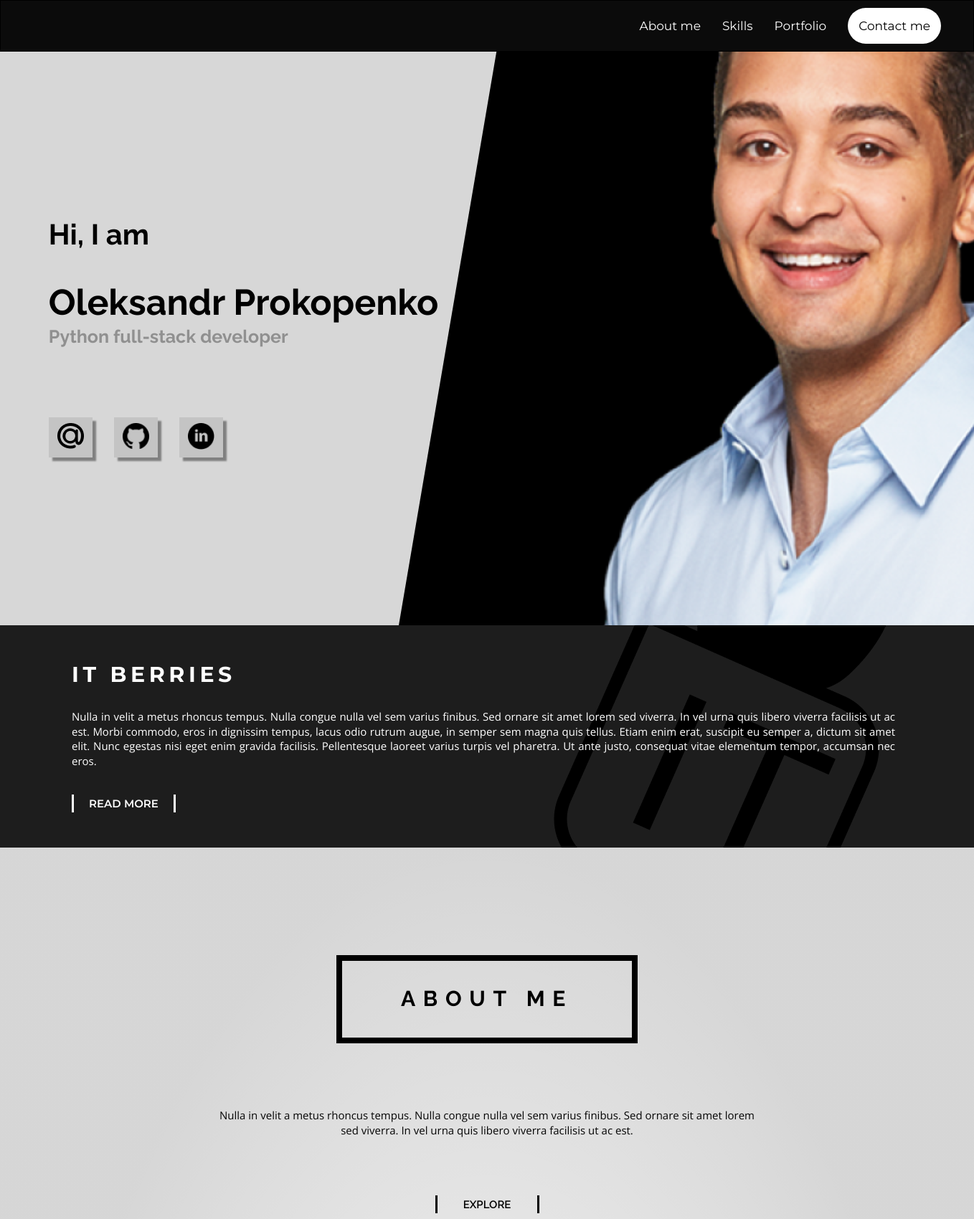
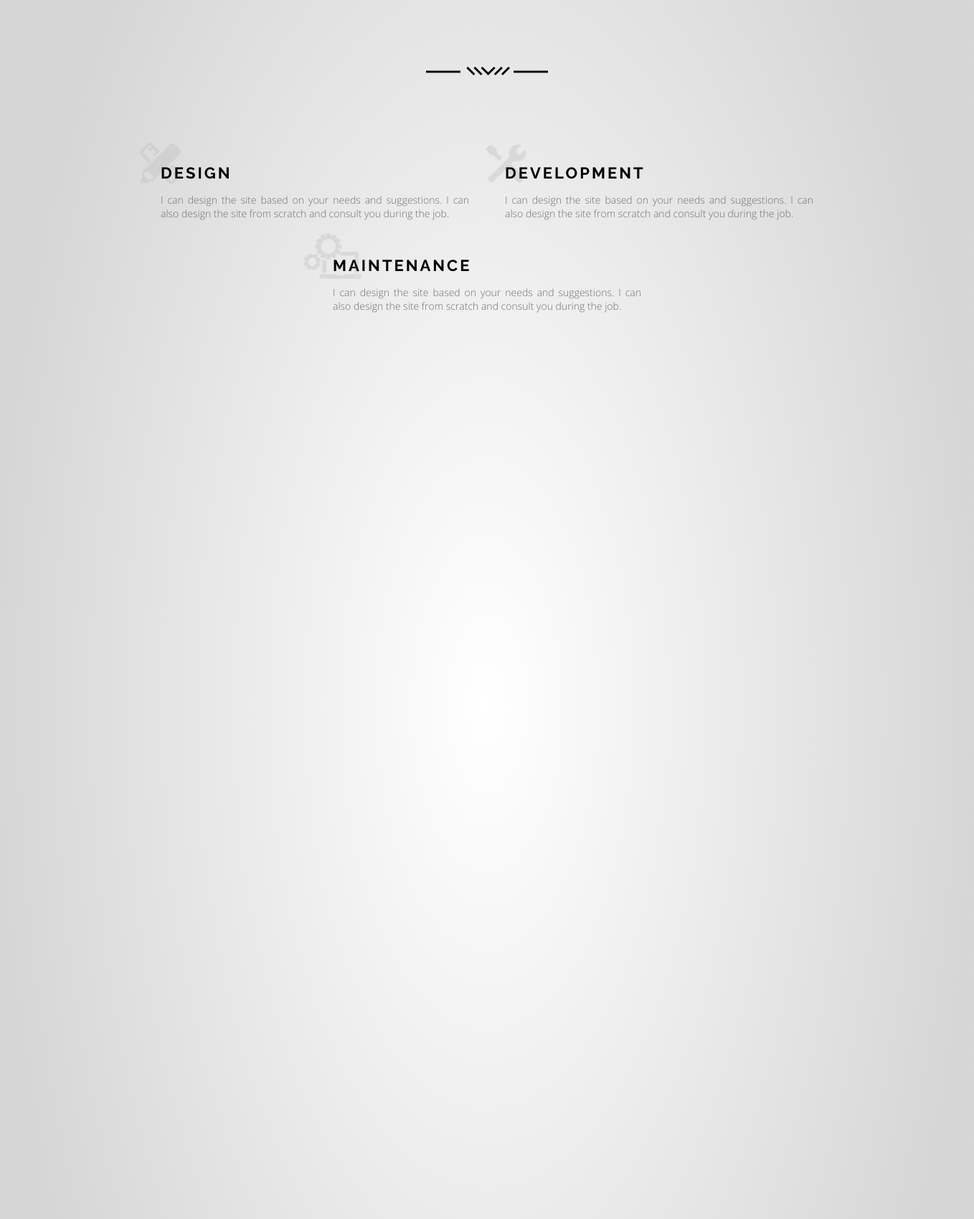
The page / (upper part) on the database its author committed (2 pictures, top to bottom).
### main/models.py (models this page shows, shortened)
class SocialLinks(models.Model):
    title = models.CharField(max_length=200)
    img = models.ImageField(upload_to='img_social_links', blank=True)
    class Meta:
        verbose_name = 'Social Link'
        verbose_name_plural = 'Social links'

class Services(models.Model):
    title = models.CharField(max_length=200)
    description = models.TextField(max_length=300)
    img = models.ImageField(upload_to='img_services', blank=True)
    class Meta:
        verbose_name = 'Service'
        verbose_name_plural = 'Services'

### main/views.py (the view)
# urls.py: path('', views.home, name='home')
def home(request):
    links = SocialLinks.objects.all()
    services = Services.objects.all()
    skills = Skills.objects.all()
    return render(
        request,
        'main/home.html',
        {
            'links': links,
            'services': services,
            'skills': skills
        }
    )

### main/templates/main/home.html (shortened to what this page needs)
{% load static %}
<!DOCTYPE html>
<html lang="en">
<head>
    <link rel="stylesheet" href="{% static 'main/style.css' %}">
</head>
<body>
    <header class="header">
        <div class="header_menu">
            <a href="" class="menu_item">About me</a>
            <a href="" class="menu_item">Skills</a>
            <a href="" class="menu_item">Portfolio</a>
            <a href="" class="menu_item">Contact me</a>
        </div>
    </header>
    <main class="main">
        <div class="main_block">
            <div class="main_block_left">
                <div class="block_left">
                    <div class="title">Hi, I am</div>
                    <div class="description">
                        <div class="name">Oleksandr Prokopenko</div>
                        <div class="sub_title">Python full-stack developer</div>
                    </div>
                    <div class="links">
                        {% for link in links %}
                            <div class="link_box">
                                <a href="#">
                                <img src="{{ link.img.url }}" alt="{{ link.title }}" width="37">
                                </a>
                            </div>
                        {% endfor %}
                    </div>
                </div>
            </div>
            <div class="main_block_right">
                <div class="main_image">
                    <img src="/media/images/img_main.png" alt="main_logo" height="1140" width="1018">
                </div>
            </div>
        </div>
    </main>
    <div class="my_desctiption">
        <div class="my_desctiption_main">
            <div class="my_desctiption_title">IT BERRIES</div>
            <div class="my_desctiption_about">
                Nulla in velit a metus rhoncus tempus.
                Nulla congue nulla vel sem varius finibus.
                Sed ornare sit amet lorem sed viverra. In vel urna quis libero viverra
                facilisis ut ac est. Morbi commodo, eros in dignissim tempus, lacus odio rutrum augue,
                in semper sem magna quis tellus. Etiam enim erat, suscipit eu semper a,
                dictum sit amet elit. Nunc egestas nisi eget enim gravida facilisis.
                Pellentesque laoreet varius turpis vel pharetra. Ut ante justo,
                consequat vitae elementum tempor, accumsan nec eros.
            </div>
            <div class="my_desctiption_button">
                <a href="">READ MORE</a>
            </div>
        </div>
        <div class="my_desctiption_logo">
            <img src="/media/images/img_it.png" alt="logo">
        </div>
    </div>
    <div class="about_me">
        <div class="about_me_main">
            <div class="about_me_title">
                <p>ABOUT ME</p>
            </div>
            <div class="about_me_text">
                <p>Nulla in velit a metus rhoncus tempus. Nulla congue nulla vel sem varius finibus.
                Sed ornare sit amet lorem sed viverra. In vel urna quis libero viverra facilisis ut ac est.
            </div>
            <div class="about_me_explore">
                <p>EXPLORE</p>
            </div>
            <div class="about_me_img_separator">
                <img src="/media/images/img_separator.png" alt="logo_separator">
            </div>
            <div class="about_me_disctiption">
                {% for service in services %}
                    <div class="about_me_item">
                        <div class="title">
                            <img src="{{ service.img.url }}" alt="" max-height="70" max-width="81">
                            {{ service.title }}
                        </div>
                        <div class="text">
                            {{ service.description }}
                        </div>
                    </div>
                {% endfor %}
            </div>
        </div>
    </div>
</body>
</html>

### main/templates/main/home.html (style rules this page uses)
html, body, div, span, applet, object, iframe, h1, h2, h3, h4, h5, h6, p, blockquote, pre, a, abbr, acronym, address, big, cite, code, del, dfn, em, img, ins, kbd, q, s, samp, small, strike, strong, sub, sup, tt, var, b, u, i, center, dl, dt, dd, ol, ul, li, fieldset, form, label, legend, table, caption, tbody, tfoot, thead, tr, th, td, article, aside, canvas, details, embed, figure, figcaption, footer, header, hgroup, menu, nav, output, ruby, section, summary, time, mark, audio, video { margin: 0; padding: 0; border: 0; font-size: 100%; font: inherit; vertical-align: baseline; }
article, aside, details, figcaption, figure, footer, header, hgroup, menu, nav, section { display: block; }
body { line-height: 1; }

### rows shown on the page
SocialLinks: img (picture)
SocialLinks: img (picture)
SocialLinks: img (picture)
Services: img (picture), title "DESIGN", description "I can design the site based on your needs and suggestions. I can also design the site from scratch and consult you during the job."
Services: img (picture), title "DEVELOPMENT", description "I can design the site based on your needs and suggestions. I can also design the site from scratch and consult you during the job."
Services: img (picture), title "MAINTENANCE", description "I can design the site based on your needs and suggestions. I can also design the site from scratch and consult you during the job."
